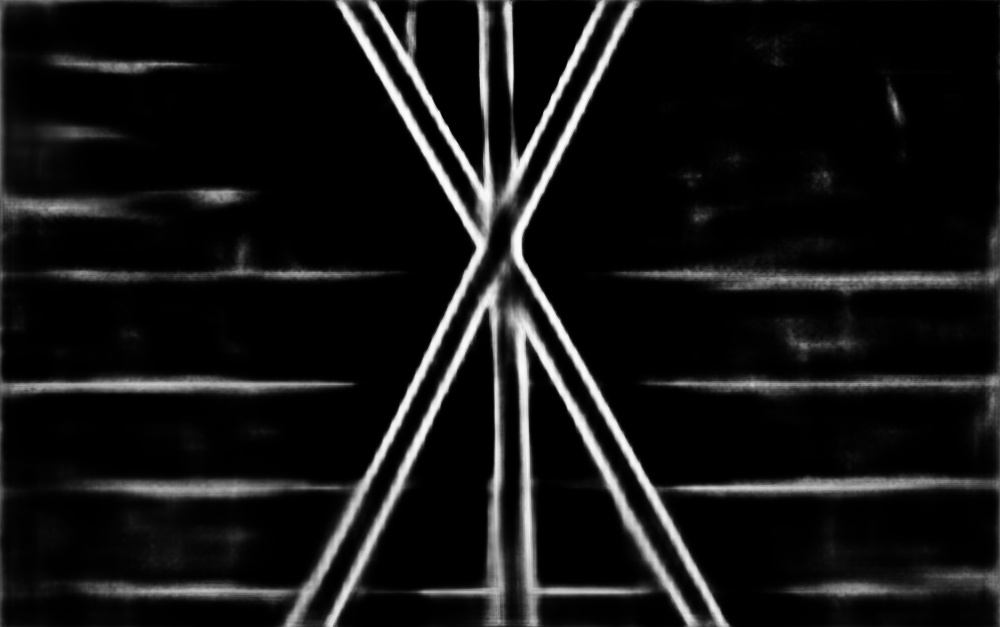
#> input picture images/wrongImages/bdcn/26.jpg, 1000 x 627 px, found by its file name
$ python ConvexHull1.py   (older library calls are emulated)
#> lines starting #> are read from the running program, lines starting #| are printed output that depends on the picture; after the words box and inside, x2 and y2 are one past the last pixel; in counts of white or black regions, pixels touching at a corner belong together
import cv2
import numpy as np
import math

image = cv2.imread("/home/pc/Documents/BiDirectionalCascadeEdge/images/wrongImages/bdcn/26.jpg")
#> image is the input picture: shape (627, 1000, 3); min 0, max 255, mean 20.7

frame = image
kernel = np.ones((3, 3), np.uint8)

# define roi which is a small square on screen
roi = frame[100:300, 100:300]
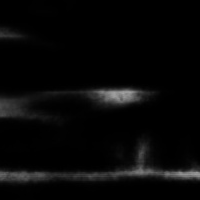
#> roi: shape (200, 200, 3); min 0, max 163, mean 7.3

cv2.rectangle(frame, (100, 100), (300, 300), (0, 255, 0), 0)
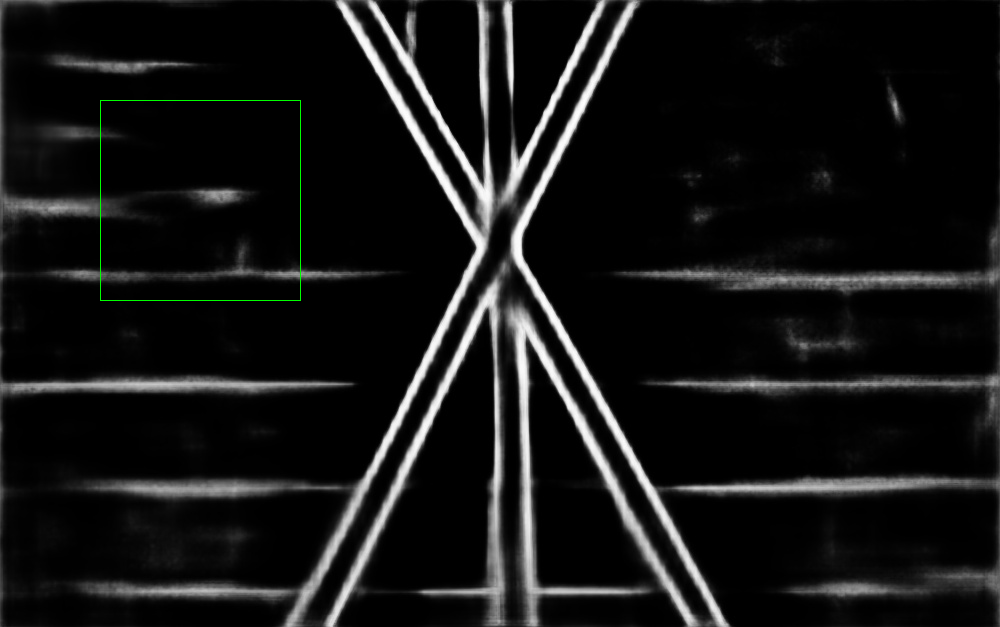
#> frame: shape (627, 1000, 3); 0.13% of pixels changed, all inside (x1, y1, x2, y2) = (100, 100, 301, 301)
hsv = cv2.cvtColor(roi, cv2.COLOR_BGR2HSV)
#> hsv: shape (200, 200, 3); mean H, S, V 0.6, 2.5, 9.8
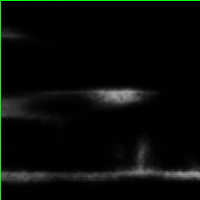
#> roi: shape (200, 200, 3); 1% of pixels changed, all inside (x1, y1, x2, y2) = (0, 0, 200, 200)

# range of the skin colour is defined
lower_skin = np.array([0, 20, 70], dtype=np.uint8)
upper_skin = np.array([20, 255, 255], dtype=np.uint8)

# extract skin colur image
mask = cv2.inRange(hsv, lower_skin, upper_skin)
#> mask: shape (200, 200); every value is 0

# extrapolate the hand to fill dark spots within
mask = cv2.dilate(mask, kernel, iterations=4)

# image is blurred using GBlur
mask = cv2.GaussianBlur(mask, (5, 5), 100)

# find contours
_, contours, hierarchy = cv2.findContours(mask, cv2.RETR_TREE, cv2.CHAIN_APPROX_SIMPLE)
#> contours = []

# find contour of max area(hand)
#> (the run stopped early here; a loop or call above may not have finished)

$ run again, with images/wrongImages/bdcn/1.jpg copied over images/wrongImages/bdcn/26.jpg
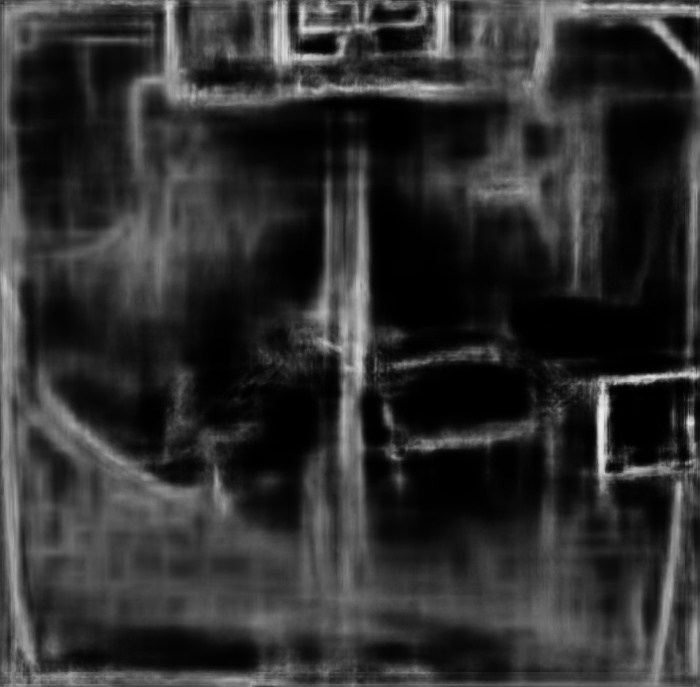
#> input picture images/wrongImages/bdcn/1.jpg, 700 x 687 px, found by its file name
#> image is the input picture: shape (687, 700, 3); min 0, max 238, mean 46.9
#> `cv2.rectangle(frame, (100, 100), (300, 300), (0, 255, 0), 0)`:
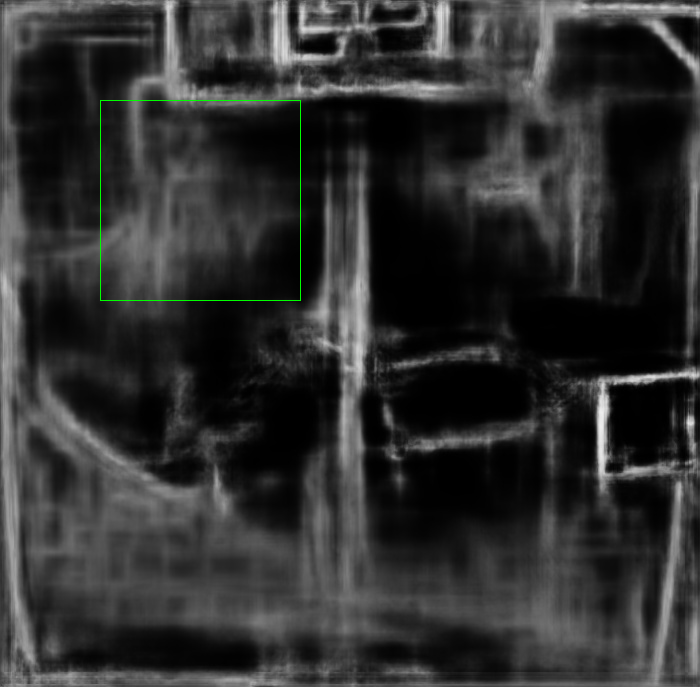
#> frame: shape (687, 700, 3); 0.17% of pixels changed, all inside (x1, y1, x2, y2) = (100, 100, 301, 301)
#> hsv: shape (200, 200, 3); mean H, S, V 0.6, 2.5, 49.4
#> `hsv = cv2.cvtColor(roi, cv2.COLOR_BGR2HSV)`:
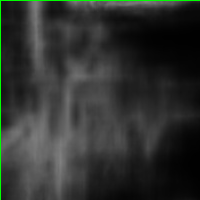
#> roi: shape (200, 200, 3); mean B, G, R 46.9, 49.4, 46.9
#> mask: shape (200, 200); every value is 0
#> contours = []

$ run again, with images/wrongImages/bdcn/15.jpg copied over images/wrongImages/bdcn/26.jpg
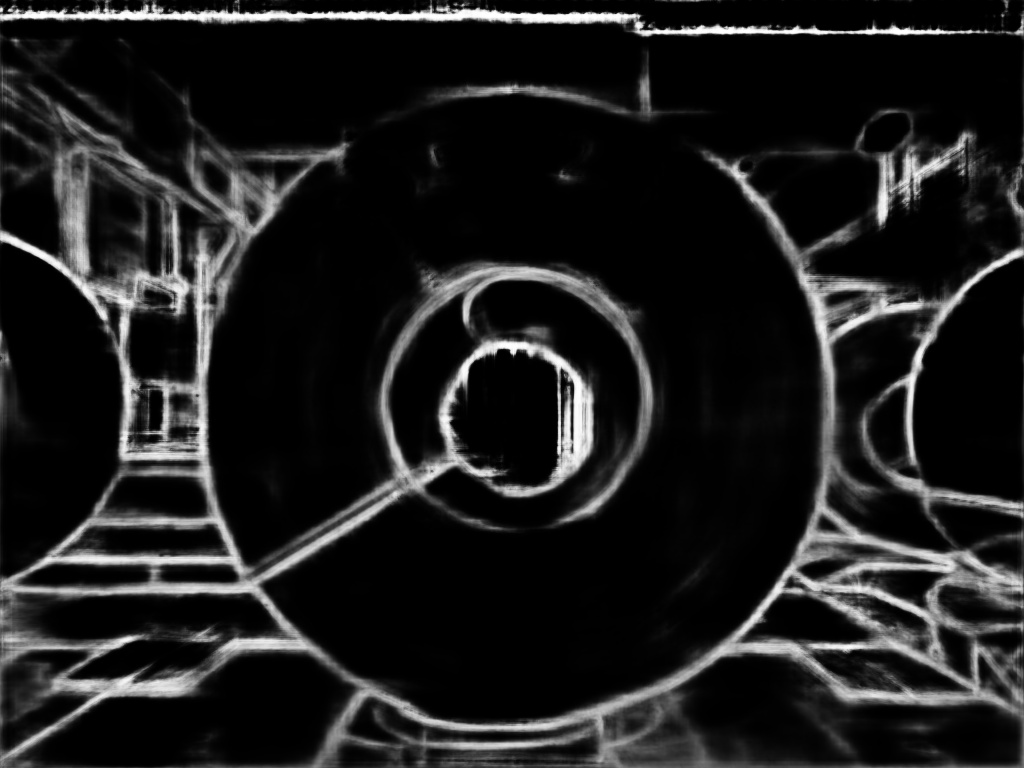
#> input picture images/wrongImages/bdcn/15.jpg, 1024 x 768 px, found by its file name
#> image is the input picture: shape (768, 1024, 3); min 0, max 255, mean 30
#> `cv2.rectangle(frame, (100, 100), (300, 300), (0, 255, 0), 0)`:
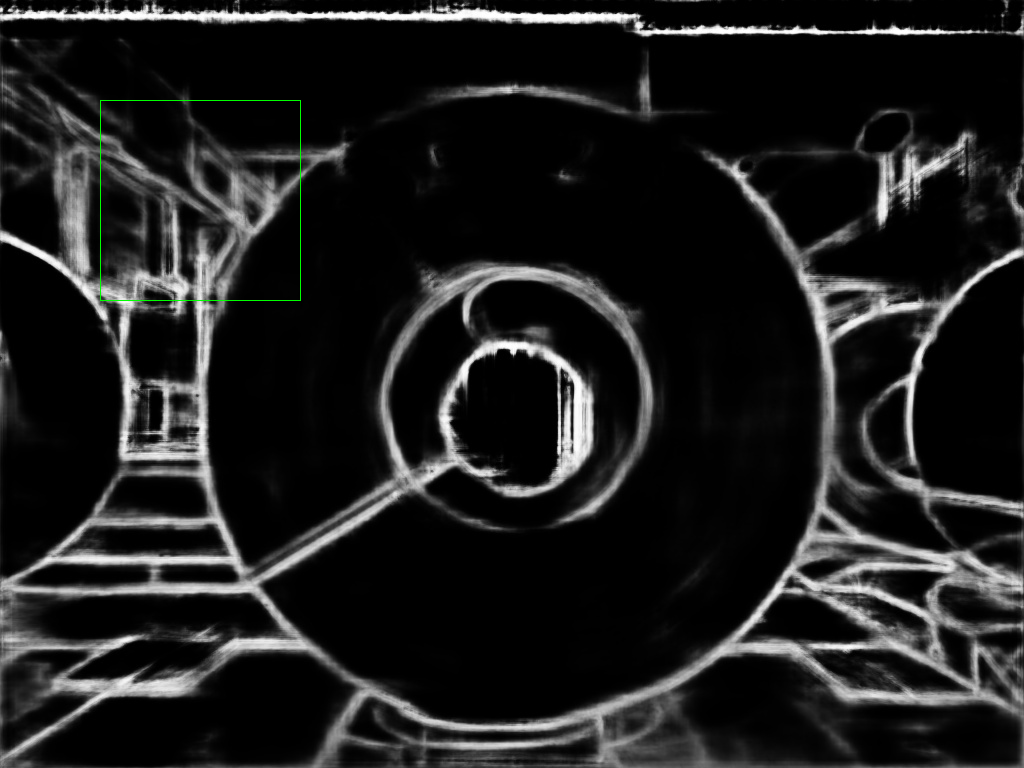
#> frame: shape (768, 1024, 3); 0.1% of pixels changed, all inside (x1, y1, x2, y2) = (100, 100, 301, 301)
#> hsv: shape (200, 200, 3); mean H, S, V 0.6, 2.5, 50.6
#> `hsv = cv2.cvtColor(roi, cv2.COLOR_BGR2HSV)`:
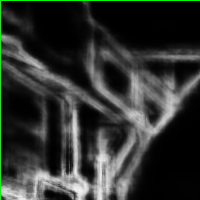
#> roi: shape (200, 200, 3); mean B, G, R 48, 50.6, 48
#> mask: shape (200, 200); every value is 0
#> contours = []

$ run again, with images/wrongImages/bdcn/21.jpg copied over images/wrongImages/bdcn/26.jpg
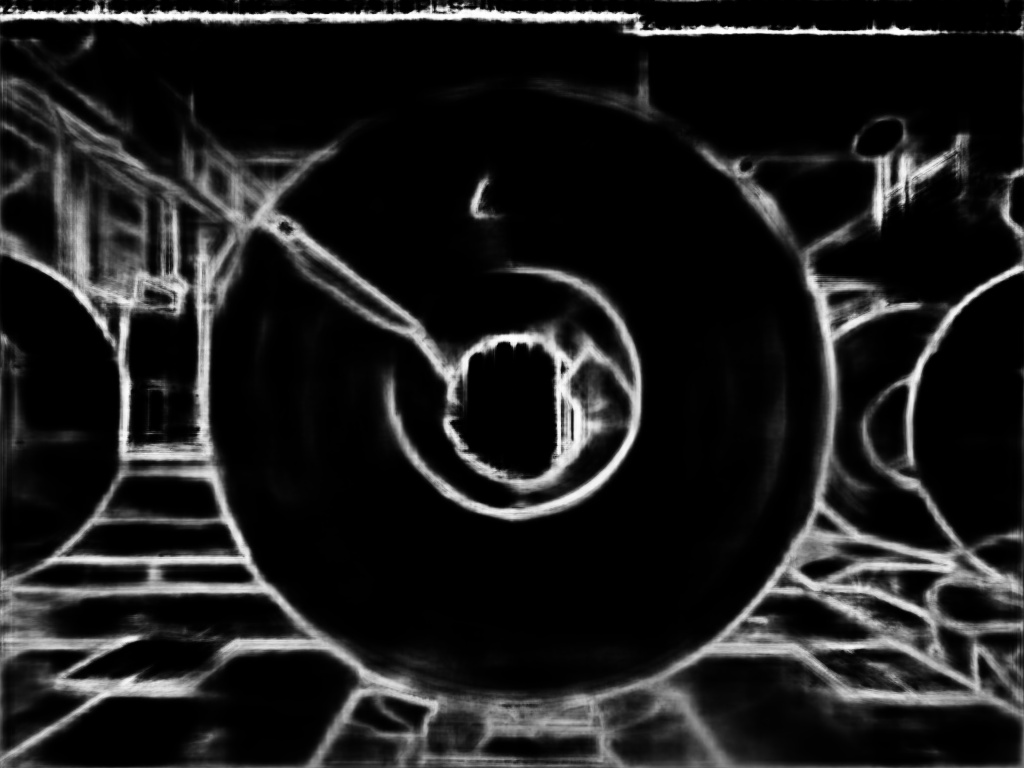
#> input picture images/wrongImages/bdcn/21.jpg, 1024 x 768 px, found by its file name
#> image is the input picture: shape (768, 1024, 3); min 0, max 255, mean 30.1
#> `cv2.rectangle(frame, (100, 100), (300, 300), (0, 255, 0), 0)`:
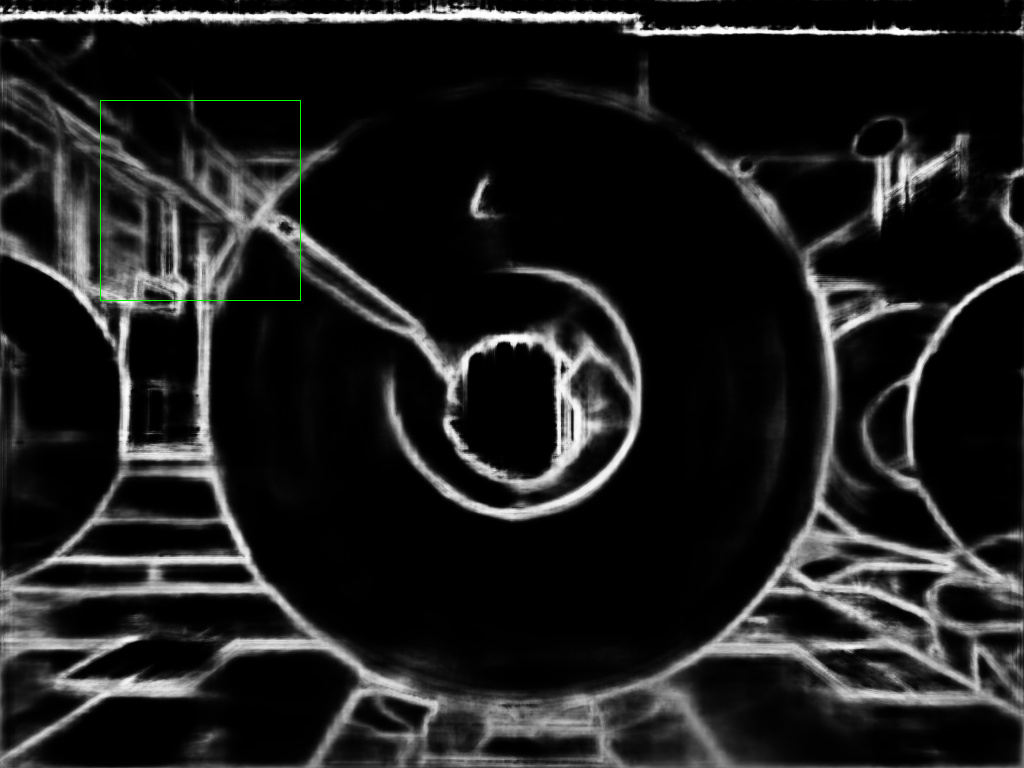
#> frame: shape (768, 1024, 3); 0.1% of pixels changed, all inside (x1, y1, x2, y2) = (100, 100, 301, 301)
#> hsv: shape (200, 200, 3); mean H, S, V 0.6, 2.5, 55.9
#> `hsv = cv2.cvtColor(roi, cv2.COLOR_BGR2HSV)`:
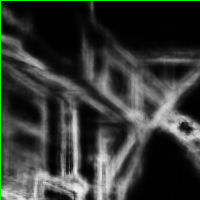
#> roi: shape (200, 200, 3); mean B, G, R 53.3, 55.9, 53.3
#> mask: shape (200, 200); every value is 0
#> contours = []
